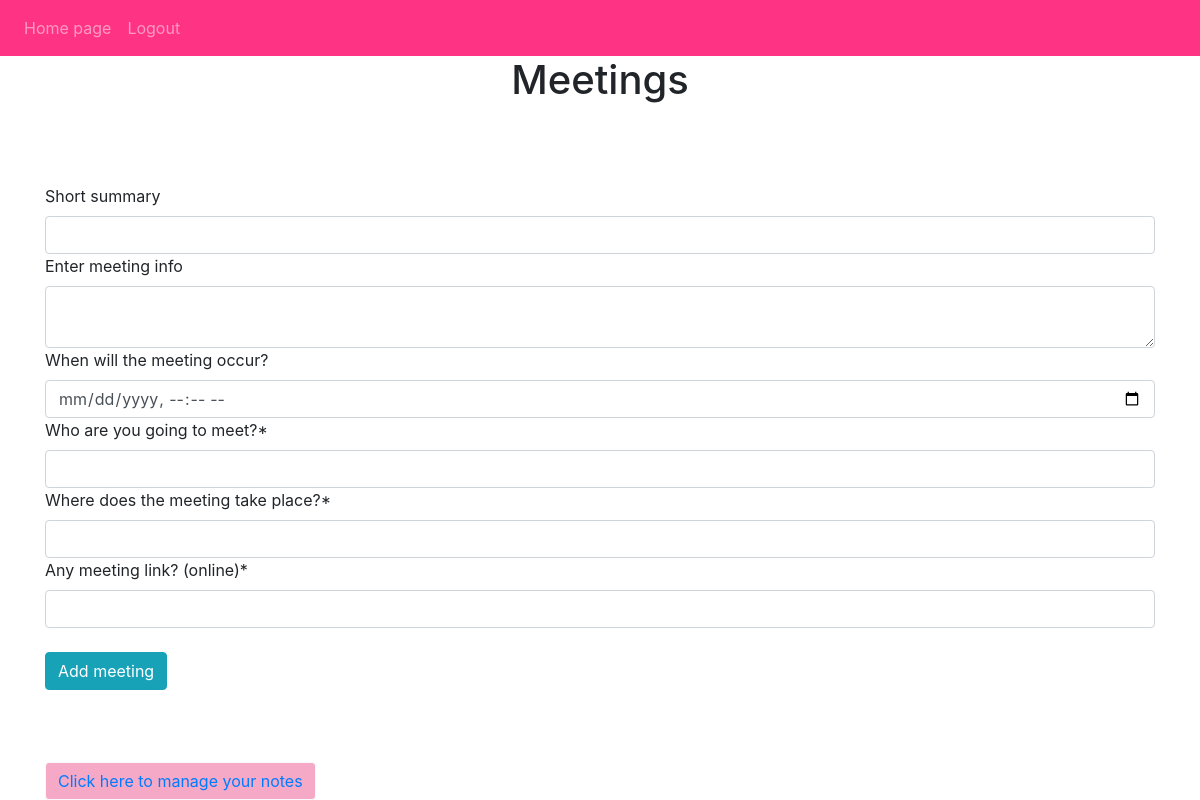
Page /meetings (signed in) on the earlier database version.
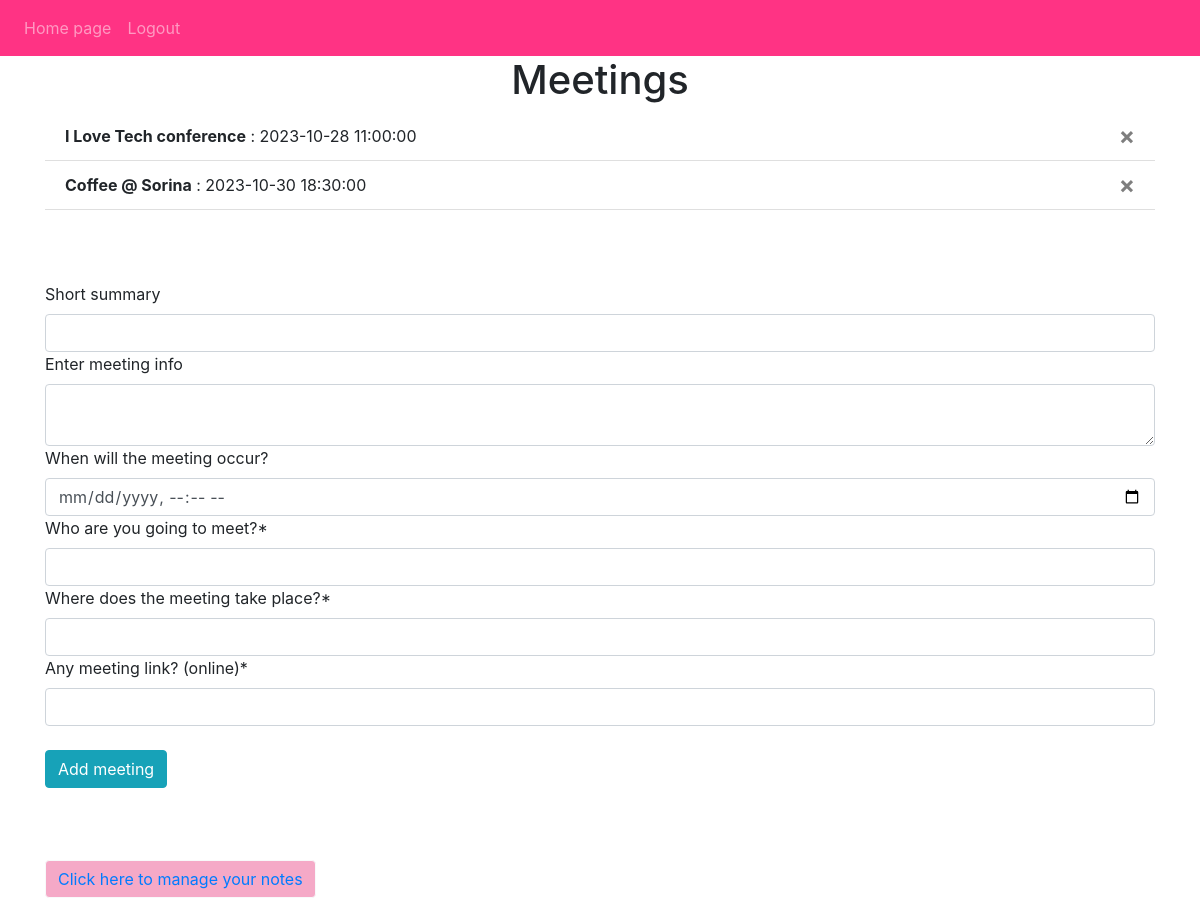
Same page on the later database version.
### planner/models.py (models this page shows)
class Meeting(db.Model):
    id = db.Column(db.Integer, primary_key=True)
    summary = db.Column(db.String(50))
    info = db.Column(db.String(1000))
    when = db.Column(db.DateTime(timezone=True))
    who = db.Column(db.String(50), nullable=True)
    place = db.Column(db.String(50), nullable=True)
    meeting_link = db.Column(db.String(1000), nullable=True)
    date_created = db.Column(db.DateTime(timezone=True), default=func.now())
    user_id = db.Column(db.Integer, db.ForeignKey("user.id"))

### planner/views.py (the view, shortened to what this page needs)
@views.route("/meetings", methods=["GET", "POST"])
@login_required
def meetings():
    return render_template("meetings.html", user=current_user)

### planner/__init__.py (called while the page is built)
def create_app():
    app = Flask(__name__)
    app.config["SECRET_KEY"] = "abcd1234efgh5678"
    app.config["SQLALCHEMY_DATABASE_URI"] = f"sqlite:///{DB_NAME}"
    db.init_app(app)
    from .auth import auth
    from .views import views
    app.register_blueprint(views, url_prefix="/")
    app.register_blueprint(auth, url_prefix="/")
    from .models import Meeting, Note, User
    with app.app_context():
        if not path.exists(f"instance/{DB_NAME}"):
            db.create_all()
            print("Created Database!")
    login_manager = LoginManager()
    login_manager.login_view = "auth.login"
    login_manager.init_app(app)
    @login_manager.user_loader
    def load_user(id):
        return User.query.get(int(id))
    return app

### planner/templates/meetings.html (shortened to what this page needs)
{% extends "base.html" %}
{% block content %}
<h1 align="center">Meetings</h1>
<ul class="list-group list-group-flush" id="notes">
    {% for meeting in user.meetings %}
    <li class="list-group-item"><b>{{ meeting.summary }}</b> : {{ meeting.when }}
    <button type="button"
            class="close"
            onClick="deleteMeeting({{ meeting.id }})">
        <span aria-hidden="true">&times;</span>
    </button>
    </li>
    {% endfor %}
</ul>
<br/><br/></br>
<form method="POST">
    <label for="summary">Short summary</label>
    <input type="text" class="form-control" id="summary" name="summary"/>
    <label for="info">Enter meeting info</label>
    <textarea name="info" id="info" class="form-control"></textarea>
    <label for="when">When will the meeting occur?</label>
    <input type="datetime-local" class="form-control" id="when" name="when"/>
    <label for="who">Who are you going to meet?*</label>
    <input type="text" class="form-control" id="who" name="who"/>
    <label for="place">Where does the meeting take place?*</label>
    <input type="text" class="form-control" id="place" name="place">
    <label for="meeting_link">Any meeting link? (online)*</label>
    <input type="text" class="form-control" id="meeting_link" name="meeting_link">
    <br>
    <button type="submit" class="btn btn-info">Add meeting</button>
</form>
<br><br><br>
<button type="button" class="btn btn-light" style="background-color: #F5A9C7;">
    <a href="/">Click here to manage your notes</a>
</button>
{% endblock %}

Differences in the rows shown:
now on this page (row edited): Meeting: summary "I Love Tech conference", when "2023-10-28 11:00:00"
now on this page (row edited): Meeting: summary "Coffee @ Sorina", when "2023-10-30 18:30:00"
